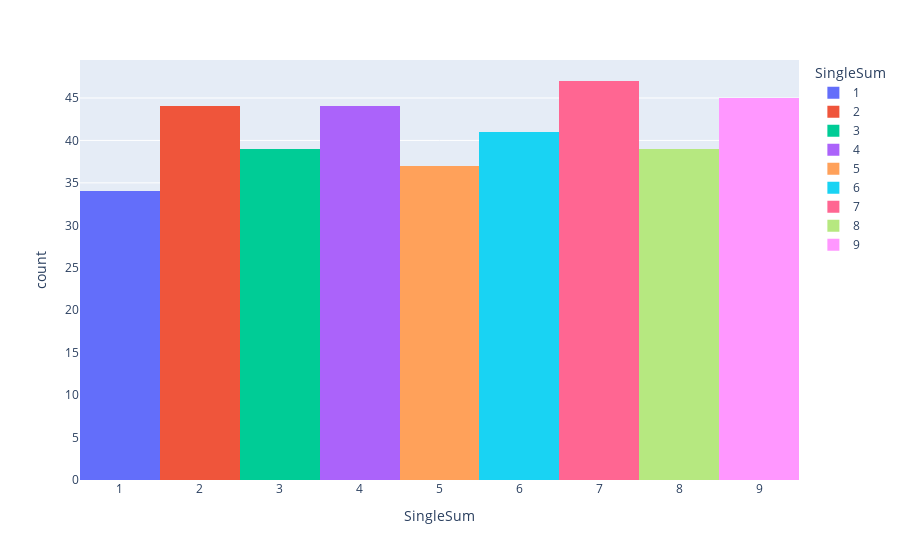

Notebook code for this chart:
### Code cell
px.histogram(
    data.sort_values("SingleSum"), 
    x="SingleSum",  
    color="SingleSum", 
    nbins=10           
)

### Figure 1 — Plotly figure (JSON) as saved in the notebook; plotly's stock layout.template omitted (floating-point values rounded to 4 significant figures)
{"data": [{"alignmentgroup": "True", "bingroup": "x", "hovertemplate": "SingleSum=%{x}<br>count=%{y}<extra></extra>", "legendgroup": "1", "marker": {"color": "#636efa", "pattern": {"shape": ""}}, "name": "1", "nbinsx": 10, "offsetgroup": "1", "orientation": "v", "showlegend": true, "type": "histogram", "x": [1, 1, 1, 1, 1, 1, 1, 1, 1, 1, 1, 1, 1, 1, 1, 1, 1, 1, 1, 1, 1, 1, 1, 1, 1, 1, 1, 1, 1, 1, 1, 1, 1, 1], "xaxis": "x", "yaxis": "y"}, {"alignmentgroup": "True", "bingroup": "x", "hovertemplate": "SingleSum=%{x}<br>count=%{y}<extra></extra>", "legendgroup": "2", "marker": {"color": "#EF553B", "pattern": {"shape": ""}}, "name": "2", "nbinsx": 10, "offsetgroup": "2", "orientation": "v", "showlegend": true, "type": "histogram", "x": [2, 2, 2, 2, 2, 2, 2, 2, 2, 2, 2, 2, 2, 2, 2, 2, 2, 2, 2, 2, 2, 2, 2, 2, 2, 2, 2, 2, 2, 2, 2, 2, 2, 2, 2, 2, 2, 2, 2, 2, 2, 2, 2, 2], "xaxis": "x", "yaxis": "y"}, {"alignmentgroup": "True", "bingroup": "x", "hovertemplate": "SingleSum=%{x}<br>count=%{y}<extra></extra>", "legendgroup": "3", "marker": {"color": "#00cc96", "pattern": {"shape": ""}}, "name": "3", "nbinsx": 10, "offsetgroup": "3", "orientation": "v", "showlegend": true, "type": "histogram", "x": [3, 3, 3, 3, 3, 3, 3, 3, 3, 3, 3, 3, 3, 3, 3, 3, 3, 3, 3, 3, 3, 3, 3, 3, 3, 3, 3, 3, 3, 3, 3, 3, 3, 3, 3, 3, 3, 3, 3], "xaxis": "x", "yaxis": "y"}, {"alignmentgroup": "True", "bingroup": "x", "hovertemplate": "SingleSum=%{x}<br>count=%{y}<extra></extra>", "legendgroup": "4", "marker": {"color": "#ab63fa", "pattern": {"shape": ""}}, "name": "4", "nbinsx": 10, "offsetgroup": "4", "orientation": "v", "showlegend": true, "type": "histogram", "x": [4, 4, 4, 4, 4, 4, 4, 4, 4, 4, 4, 4, 4, 4, 4, 4, 4, 4, 4, 4, 4, 4, 4, 4, 4, 4, 4, 4, 4, 4, 4, 4, 4, 4, 4, 4, 4, 4, 4, 4, 4, 4, 4, 4], "xaxis": "x", "yaxis": "y"}, {"alignmentgroup": "True", "bingroup": "x", "hovertemplate": "SingleSum=%{x}<br>count=%{y}<extra></extra>", "legendgroup": "5", "marker": {"color": "#FFA15A", "pattern": {"shape": ""}}, "name": "5", "nbinsx": 10, "offsetgroup": "5", "orientation": "v", "showlegend": true, "type": "histogram", "x": [5, 5, 5, 5, 5, 5, 5, 5, 5, 5, 5, 5, 5, 5, 5, 5, 5, 5, 5, 5, 5, 5, 5, 5, 5, 5, 5, 5, 5, 5, 5, 5, 5, 5, 5, 5, 5], "xaxis": "x", "yaxis": "y"}, {"alignmentgroup": "True", "bingroup": "x", "hovertemplate": "SingleSum=%{x}<br>count=%{y}<extra></extra>", "legendgroup": "6", "marker": {"color": "#19d3f3", "pattern": {"shape": ""}}, "name": "6", "nbinsx": 10, "offsetgroup": "6", "orientation": "v", "showlegend": true, "type": "histogram", "x": [6, 6, 6, 6, 6, 6, 6, 6, 6, 6, 6, 6, 6, 6, 6, 6, 6, 6, 6, 6, 6, 6, 6, 6, 6, 6, 6, 6, 6, 6, 6, 6, 6, 6, 6, 6, 6, 6, 6, 6, 6], "xaxis": "x", "yaxis": "y"}, {"alignmentgroup": "True", "bingroup": "x", "hovertemplate": "SingleSum=%{x}<br>count=%{y}<extra></extra>", "legendgroup": "7", "marker": {"color": "#FF6692", "pattern": {"shape": ""}}, "name": "7", "nbinsx": 10, "offsetgroup": "7", "orientation": "v", "showlegend": true, "type": "histogram", "x": [7, 7, 7, 7, 7, 7, 7, 7, 7, 7, 7, 7, 7, 7, 7, 7, 7, 7, 7, 7, 7, 7, 7, 7, 7, 7, 7, 7, 7, 7, 7, 7, 7, 7, 7, 7, 7, 7, 7, 7, 7, 7, 7, 7, 7, 7, 7], "xaxis": "x", "yaxis": "y"}, {"alignmentgroup": "True", "bingroup": "x", "hovertemplate": "SingleSum=%{x}<br>count=%{y}<extra></extra>", "legendgroup": "8", "marker": {"color": "#B6E880", "pattern": {"shape": ""}}, "name": "8", "nbinsx": 10, "offsetgroup": "8", "orientation": "v", "showlegend": true, "type": "histogram", "x": [8, 8, 8, 8, 8, 8, 8, 8, 8, 8, 8, 8, 8, 8, 8, 8, 8, 8, 8, 8, 8, 8, 8, 8, 8, 8, 8, 8, 8, 8, 8, 8, 8, 8, 8, 8, 8, 8, 8], "xaxis": "x", "yaxis": "y"}, {"alignmentgroup": "True", "bingroup": "x", "hovertemplate": "SingleSum=%{x}<br>count=%{y}<extra></extra>", "legendgroup": "9", "marker": {"color": "#FF97FF", "pattern": {"shape": ""}}, "name": "9", "nbinsx": 10, "offsetgroup": "9", "orientation": "v", "showlegend": true, "type": "histogram", "x": [9, 9, 9, 9, 9, 9, 9, 9, 9, 9, 9, 9, 9, 9, 9, 9, 9, 9, 9, 9, 9, 9, 9, 9, 9, 9, 9, 9, 9, 9, 9, 9, 9, 9, 9, 9, 9, 9, 9, 9, 9, 9, 9, 9, 9], "xaxis": "x", "yaxis": "y"}], "layout": {"barmode": "relative", "legend": {"title": {"text": "SingleSum"}, "tracegroupgap": 0}, "margin": {"t": 60}, "xaxis": {"anchor": "y", "categoryarray": [1, 2, 3, 4, 5, 6, 7, 8, 9], "categoryorder": "array", "domain": [0, 1], "title": {"text": "SingleSum"}}, "yaxis": {"anchor": "x", "domain": [0, 1], "title": {"text": "count"}}}}
